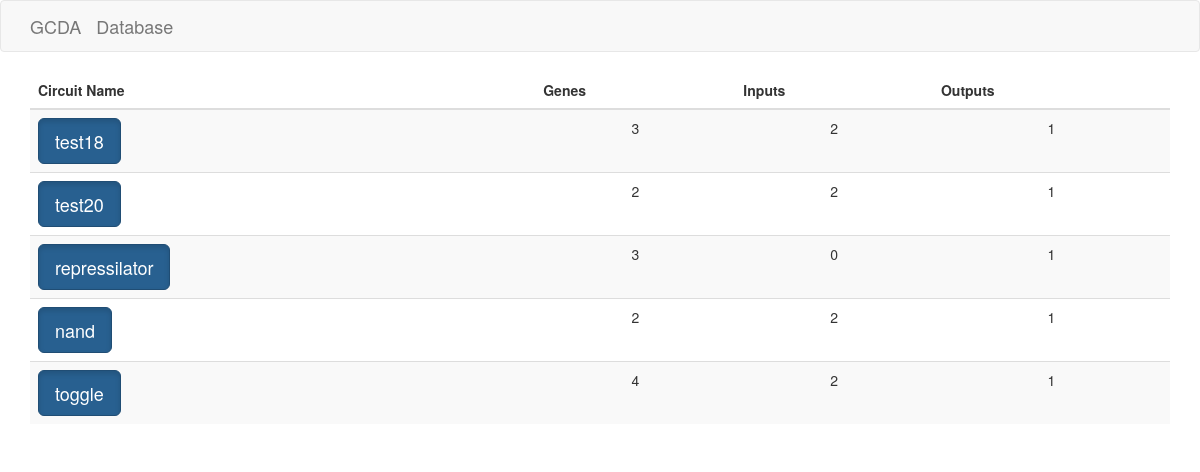
The page /database on the database its author committed.
### app/models.py (models this page shows)
class GeneCircuit(db.Model):
    id = db.Column(db.Integer, primary_key=True)
    circuit_name = db.Column(db.String(32), index=True)
    gene_nodes = db.Column(db.Integer, index=True)
    output_nodes = db.Column(db.Integer, index=True)
    input_nodes = db.Column(db.Integer, index=True)
    topology = db.Column(db.String(10000), index=True)
    max_expression = db.Column(db.Integer, index=True)
    time_span = db.Column(db.Integer, index=True)

### app/routes.py (the view)
@app.route('/database')
def database_view():
    q = GeneCircuit.query.all()
    database_sum = []
    for c in q:
        database_sum.append((c.circuit_name,
                             c.gene_nodes,
                             c.input_nodes,
                             c.output_nodes))
    return render_template('database_summary.html',
                           database_sum=database_sum)

### app/templates/database_summary.html (shortened to what this page needs)
{% extends 'bootstrap/base.html' %}
{% block navbar %}
    <nav class="navbar navbar-default">
        <div class="container">
            <div class="navbar-header">
                <a class="navbar-brand" href="http://127.0.0.1:5000/home">GCDA</a>
            </div>
            <div class="navbar-header">
                <a class="navbar-brand" href="http://127.0.0.1:5000/database">Database</a>
            </div>
        </div>
    </nav>
{% endblock %}
{% block content %}
    <section id="database_summary" class="content-section text-center">
        <div class="container">
            <table class="table table-striped">
                <thead>
                    <tr>
                        <th scope="col">Circuit Name</th>
                        <th scope="col">Genes</th>
                        <th scope="col">Inputs</th>
                        <th scope="col">Outputs</th>
                    </tr>
                </thead>
                <tbody>
                    {% for circuit in database_sum %}
                        <tr>
                            <th scope="row"><a href="http://127.0.0.1:5000/circuit_summary/{{ circuit[0] }}" class="btn btn-primary btn-lg active" role="button" aria-pressed="true">{{ circuit[0] }}</a></th>
                            <td>{{ circuit[1] }}</td>
                            <td>{{ circuit[2] }}</td>
                            <td>{{ circuit[3] }}</td>
                        </tr>
                    {% endfor %}
                </tbody>
            </table>
        </div>
    </section>
{% endblock %}

### rows shown on the page
GeneCircuit: circuit_name "test18", gene_nodes "3", input_nodes "2", output_nodes "1"
GeneCircuit: circuit_name "test20", circuit "2", gene_nodes "2", output_nodes "1"
GeneCircuit: circuit_name "repressilator", gene_nodes "3", input_nodes "0", output_nodes "1"
GeneCircuit: circuit_name "nand", circuit "2", gene_nodes "2", output_nodes "1"
GeneCircuit: circuit_name "toggle", gene_nodes "4", input_nodes "2", output_nodes "1"
